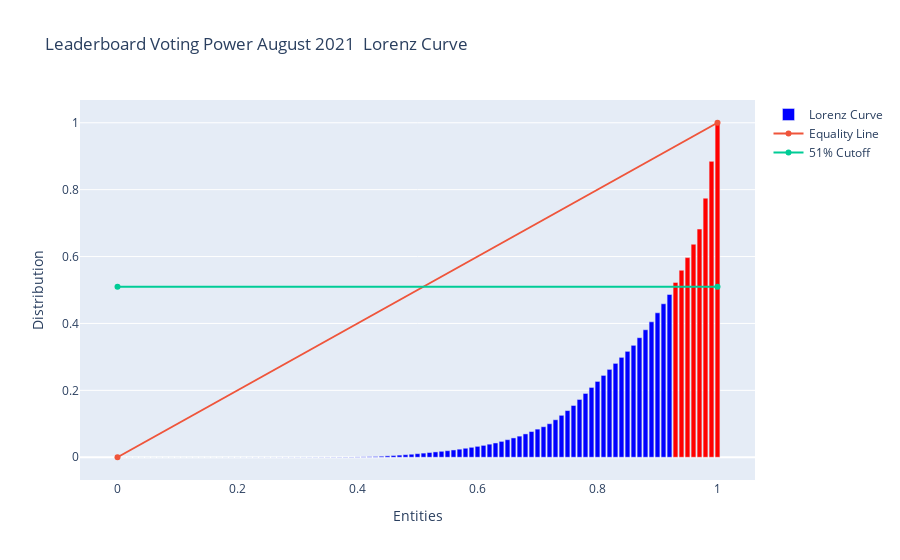

Notebook code cell kept with this figure:
### Code cell
plot = custom_sector.get_plot()

### Figure 1 — Plotly figure (JSON) as saved in the notebook; plotly's stock layout.template omitted (floating-point values rounded to 4 significant figures)
{"data": [{"marker": {"color": ["blue", "blue", "blue", "blue", "blue", "blue", "blue", "blue", "blue", "blue", "blue", "blue", "blue", "blue", "blue", "blue", "blue", "blue", "blue", "blue", "blue", "blue", "blue", "blue", "blue", "blue", "blue", "blue", "blue", "blue", "blue", "blue", "blue", "blue", "blue", "blue", "blue", "blue", "blue", "blue", "blue", "blue", "blue", "blue", "blue", "blue", "blue", "blue", "blue", "blue", "blue", "blue", "blue", "blue", "blue", "blue", "blue", "blue", "blue", "blue", "blue", "blue", "blue", "blue", "blue", "blue", "blue", "blue", "blue", "blue", "blue", "blue", "blue", "blue", "blue", "blue", "blue", "blue", "blue", "blue", "blue", "blue", "blue", "blue", "blue", "blue", "blue", "blue", "blue", "blue", "blue", "blue", "blue", "red", "red", "red", "red", "red", "red", "red", "red"]}, "name": "Lorenz Curve", "type": "bar", "x": [0, 0.01, 0.02, 0.03, 0.04, 0.05, 0.06, 0.07, 0.08, 0.09, 0.1, 0.11, 0.12, 0.13, 0.14, 0.15, 0.16, 0.17, 0.18, 0.19, 0.2, 0.21, 0.22, 0.23, 0.24, 0.25, 0.26, 0.27, 0.28, 0.29, 0.3, 0.31, 0.32, 0.33, 0.34, 0.35, 0.36, 0.37, 0.38, 0.39, 0.4, 0.41, 0.42, 0.43, 0.44, 0.45, 0.46, 0.47, 0.48, 0.49, 0.5, 0.51, 0.52, 0.53, 0.54, 0.55, 0.56, 0.57, 0.58, 0.59, 0.6, 0.61, 0.62, 0.63, 0.64, 0.65, 0.66, 0.67, 0.68, 0.69, 0.7, 0.71, 0.72, 0.73, 0.74, 0.75, 0.76, 0.77, 0.78, 0.79, 0.8, 0.81, 0.82, 0.83, 0.84, 0.85, 0.86, 0.87, 0.88, 0.89, 0.9, 0.91, 0.92, 0.93, 0.94, 0.95, 0.96, 0.97, 0.98, 0.99, 1], "y": [0, 3.949e-06, 8.175e-06, 1.27e-05, 1.726e-05, 2.205e-05, 2.708e-05, 3.214e-05, 3.753e-05, 4.354e-05, 5.021e-05, 5.687e-05, 6.358e-05, 7.076e-05, 7.797e-05, 8.532e-05, 9.382e-05, 0.0001028, 0.0001122, 0.0001217, 0.0001316, 0.0001415, 0.0001523, 0.0001657, 0.0001798, 0.0001947, 0.00021, 0.0002278, 0.0002552, 0.0002843, 0.0003192, 0.0003552, 0.0003918, 0.0004288, 0.0004724, 0.0005173, 0.0005718, 0.0006294, 0.0007107, 0.0008095, 0.001006, 0.001328, 0.001733, 0.002308, 0.003141, 0.004171, 0.00525, 0.00642, 0.00762, 0.009061, 0.01069, 0.01241, 0.01421, 0.01601, 0.0178, 0.0196, 0.0218, 0.02416, 0.02692, 0.02975, 0.03263, 0.03551, 0.03911, 0.04271, 0.04745, 0.05249, 0.05781, 0.0632, 0.06981, 0.07692, 0.08412, 0.09131, 0.1002, 0.1121, 0.1254, 0.1395, 0.1548, 0.1728, 0.1908, 0.2087, 0.2267, 0.2447, 0.2627, 0.2807, 0.2987, 0.3166, 0.3346, 0.3574, 0.3811, 0.4049, 0.4319, 0.4588, 0.4867, 0.5227, 0.559, 0.5968, 0.6368, 0.6822, 0.7745, 0.8845, 1.0]}, {"name": "Equality Line", "type": "scatter", "x": [0, 1], "y": [0, 1]}, {"name": "51% Cutoff", "type": "scatter", "x": [0, 1], "y": [0.51, 0.51]}], "layout": {"title": {"text": "Leaderboard Voting Power August 2021  Lorenz Curve"}, "xaxis": {"title": {"text": "Entities"}}, "yaxis": {"title": {"text": "Distribution"}}}}
